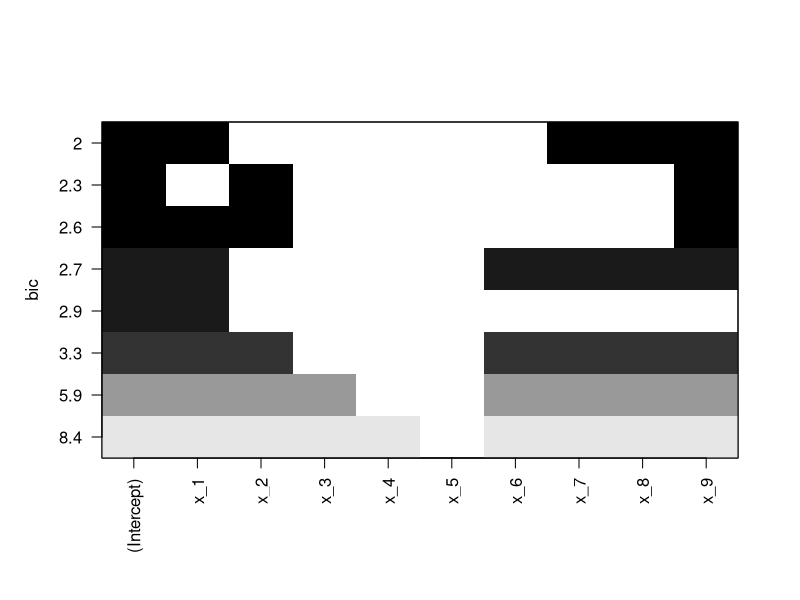
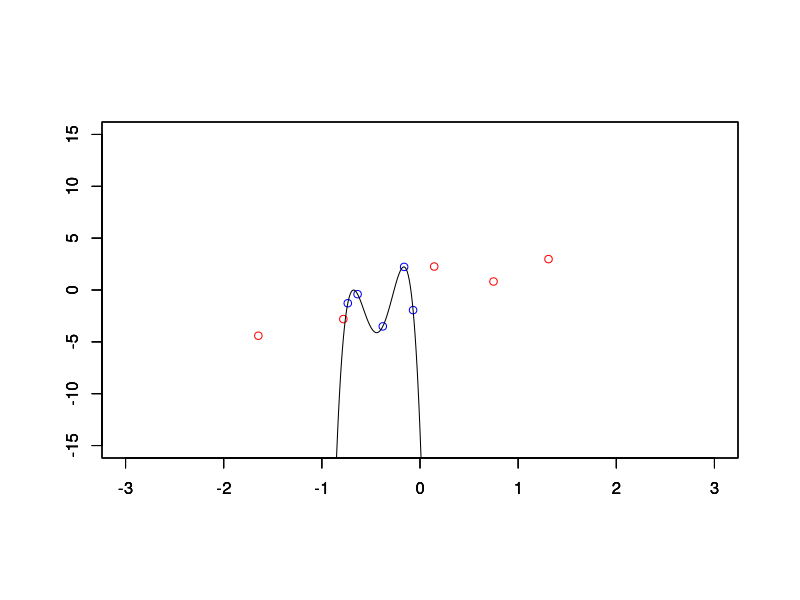

Generate these figures, in order, with R:
## ---- chunk 1
# First lets make some fake small data
N = 10
x_10 = rnorm(N, 0, 1)
y_10 = .01*x_10 + rnorm(N, 0, 1) # More noise than signal! Effect X on average is 10 times smaller than the noise

test_10 = data.frame(x = x_10, y = y_10)
model_10 = lm(data = test_10, y ~ x)
summary(model_10) # No significance, ex: p-value: 0.7506
## ---- chunk 2
# Same code as before but with many more samples
N = 100000
x_100000 = rnorm(N, 0, 1)
y_100000 = .01*x_100000 + rnorm(N, 0, 1) # more noise than signal, 
test_100000 = data.frame(x = x_100000, y = y_100000)
model_100000 = lm(data = test_100000, y ~ x)
summary(model_100000) # Extremely significant! ex: p-value: 8.579e-06
## ---- chunk 3
# Here we will find a signifigant model on purely random uncorrelated data by checking many many models.

N = 15
x_1 = rnorm(N, 0, 1)
x_2 = rnorm(N, 0, 1)
x_3 = rnorm(N, 0, 1)
x_4 = rnorm(N, 0, 1)
x_5 = rnorm(N, 0, 1)
x_6 = rnorm(N, 0, 1)
x_7 = rnorm(N, 0, 1)
x_8 = rnorm(N, 0, 1)
x_9 = rnorm(N, 0, 1)
y = rnorm(N, 0, 1)

test = data.frame(x_1 = x_1, x_2 = x_2, x_3 = x_3, x_4 = x_4, x_5 = x_5, x_6 = x_6, x_7 = x_7, x_8 = x_8, x_9 = x_9, y = y)

full_model = lm(data = test, y ~ x_1 + x_2 + x_3 + x_4 + x_5 + x_6 + x_7 + x_8 + x_9) # terrible

library(leaps)
cand_model = regsubsets(data = test, y ~ x_1 + x_2 + x_3 + x_4 + x_5 + x_6 + x_7 + x_8 + x_9)
plot(cand_model)
# Best model found (changes every time!)
best_model = lm(data = test, y ~ x_4 + x_6 + x_7)
summary(best_model)
# p-value: 0.0006073 !!!!!
# Adjusted R-squared:  0.7207 !!!!!!
## ---- chunk 4
# Lets make two totally random (but linear!) datasets
x_1 = rnorm(5, 0, 1)
x_2 = rnorm(5, 0, 1)
training_set = data.frame(x = x_1, y = 2*x_1 + rnorm(5, 0, 1))
testing_set = data.frame(x = x_2, y = 2*x_2 + rnorm(5, 0, 1))

# We'll train our model on the first and use it on the second.
bad_model = lm(data = training_set, y ~ x + I(x^2) + I(x^3) + I(x^4))
summary(bad_model) # R^2 = 1, a perfect fit!

# Lets plot it!
new_dat = data.frame(x = seq(-3,3,.01))
the_fit = predict(bad_model, new_dat)

plot(data = training_set, y ~ x, col = "blue", xlim = c(-3,3), ylim = c(-15, 15), xlab = "", ylab = "")
par(new = T)
plot(data = testing_set, y ~ x, col = "red", xlim = c(-3,3), ylim = c(-15, 15), xlab = "", ylab = "")
par(new = T)
plot(new_dat$x, the_fit, xlim = c(-3,3), ylim = c(-15, 15), type = "l", xlab = "", ylab = "")

# We see the polynomial is very unnatural and further does not explain the test data well at all!
